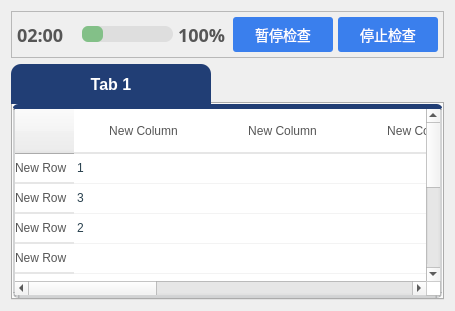
        <widget class="QWidget" name="page_anti_virus_software">
         <layout class="QVBoxLayout" name="verticalLayout_27">
          <item>
           <widget class="QFrame" name="frame_progress_7">
            <property name="minimumSize">
             <size>
              <width>0</width>
              <height>0</height>
             </size>
            </property>
            <property name="frameShape">
             <enum>QFrame::StyledPanel</enum>
            </property>
            <property name="frameShadow">
             <enum>QFrame::Raised</enum>
            </property>
            <layout class="QHBoxLayout" name="horizontalLayout_16">
             <property name="spacing">
              <number>5</number>
             </property>
             <property name="leftMargin">
              <number>5</number>
             </property>
             <property name="topMargin">
              <number>5</number>
             </property>
             <property name="rightMargin">
              <number>5</number>
             </property>
             <property name="bottomMargin">
              <number>5</number>
             </property>
             <item>
              <widget class="QLabel" name="label_progress_time_7">
               <property name="sizePolicy">
                <sizepolicy hsizetype="Fixed" vsizetype="Preferred">
                 <horstretch>0</horstretch>
                 <verstretch>0</verstretch>
                </sizepolicy>
               </property>
               <property name="minimumSize">
                <size>
                 <width>60</width>
                 <height>0</height>
                </size>
               </property>
               <property name="maximumSize">
                <size>
                 <width>16777215</width>
                 <height>16777215</height>
                </size>
               </property>
               <property name="styleSheet">
                <string notr="true">font-family: Metropolis;
font-size: 18px;
line-height: 28px;
font-weight: 800;

color: #565656;</string>
               </property>
               <property name="text">
                <string>02:00</string>
               </property>
              </widget>
             </item>
             <item>
              <widget class="QProgressBar" name="progressBar_7">
               <property name="minimumSize">
                <size>
                 <width>0</width>
                 <height>15</height>
                </size>
               </property>
               <property name="styleSheet">
                <string notr="true">QProgressBar{

background-color: #DEDEDE; 
height:12px;
border-radius: 8px;



}


QProgressBar::chunk{
background-color: #83C088; 
border-radius: 6px;

}

 </string>
               </property>
               <property name="value">
                <number>24</number>
               </property>
               <property name="textVisible">
                <bool>false</bool>
               </property>
              </widget>
             </item>
             <item>
              <widget class="QLabel" name="label_45">
               <property name="minimumSize">
                <size>
                 <width>50</width>
                 <height>0</height>
                </size>
               </property>
               <property name="styleSheet">
                <string notr="true">font-family: Metropolis;
font-size: 18px;
line-height: 28px;
font-weight: 800;

color: #565656;</string>
               </property>
               <property name="text">
                <string>100%</string>
               </property>
              </widget>
             </item>
             <item>
              <widget class="QPushButton" name="pushButton_pause_7">
               <property name="minimumSize">
                <size>
                 <width>100</width>
                 <height>35</height>
                </size>
               </property>
               <property name="styleSheet">
                <string notr="true">background: #3A7FED;
font-family: PingFang SC;
font-style: normal;
font-weight: normal;
font-size: 14px;
line-height: 20px;
border-radius: 3px;

color: #FFFFFF;</string>
               </property>
               <property name="text">
                <string>暂停检查</string>
               </property>
              </widget>
             </item>
             <item>
              <widget class="QPushButton" name="pushButton_stop_7">
               <property name="minimumSize">
                <size>
                 <width>100</width>
                 <height>35</height>
                </size>
               </property>
               <property name="styleSheet">
                <string notr="true">background: #3A7FED;
font-family: PingFang SC;
font-style: normal;
font-weight: normal;
font-size: 14px;
line-height: 20px;
border-radius: 3px;

color: #FFFFFF;</string>
               </property>
               <property name="text">
                <string>停止检查</string>
               </property>
              </widget>
             </item>
            </layout>
           </widget>
          </item>
          <item>
           <widget class="QTabWidget" name="tabWidget_5">
            <property name="cursor">
             <cursorShape>ArrowCursor</cursorShape>
            </property>
            <property name="styleSheet">
             <string notr="true">QTabWidget::pane { /* The tab widget frame */
    top: -0.01em;
}
 
QTabWidget::tab-bar {
    alignment: left;
	left: 2em;
}


QTabBar::tab {
	border-top-left-radius: 10px;border-top-right-radius: 10px;
    background-color: #4094da;
    font: bold 12px 'Arial';
    color: white;
    height:40px;
	width:200px;
	font-style: normal;
	font-weight: 600;
	font-size: 16px;
	line-height: 22px;
}
QTabBar::tab:selected {
    color: white;
	background: #213E75;
 }

QTabBar::tab:!selected {
    background-color: white;
	color: #565656;;
}
</string>
            </property>
            <property name="currentIndex">
             <number>0</number>
            </property>
            <widget class="QWidget" name="tab_6">
             <property name="styleSheet">
              <string notr="true"/>
             </property>
             <attribute name="title">
              <string>Tab 1</string>
             </attribute>
             <layout class="QVBoxLayout" name="verticalLayout_26">
              <property name="spacing">
               <number>0</number>
              </property>
              <property name="leftMargin">
               <number>0</number>
              </property>
              <property name="topMargin">
               <number>0</number>
              </property>
              <property name="rightMargin">
               <number>0</number>
              </property>
              <property name="bottomMargin">
               <number>0</number>
              </property>
              <item>
               <widget class="QTableWidget" name="tableWidget_5">
                <property name="statusTip">
                 <string/>
                </property>
                <property name="styleSheet">
                 <string notr="true">        QTableView
{
    background-color: #FFFFFF;
    alternate-background-color:#e3edf9;
    font:14px &quot;微软雅黑&quot;;
    color:#677483;
    gridline-color: #ccddf0;  

border: 2px solid rgba(41, 43, 49, 0.2);
border-top: 5px solid #213E75;
border-bottom: 3px solid rgba(41, 43, 49, 0.2);

border-radius:5px

}
 
QTableView::item
{  
    font:20px &quot;微软雅黑&quot;;
    color:#29414E; 
	border:0px;   
	border-bottom: 1px solid rgba(0, 0, 0, 0.05);
}
 
QTableView::item:selected
{  
    color:green;
}
 
QHeaderView::section { 
    color: #565656;;
    font:bold 14px &quot;微软雅黑&quot;;
    text-align:right;
    height:43px;
	
	border:0px;

	border-bottom: 2px solid rgba(0, 0, 0, 0.1);

	background: #FFFFFF;

    border-left:none;
}
 
// border-left:none;防止中间表头的border重叠
QHeaderView::section:first
{
    border-left:1px solid #8faac9;
border-radius: 3px;
}</string>
                </property>
                <property name="lineWidth">
                 <number>0</number>
                </property>
                <property name="autoScroll">
                 <bool>true</bool>
                </property>
                <property name="autoScrollMargin">
                 <number>3</number>
                </property>
                <property name="textElideMode">
                 <enum>Qt::ElideMiddle</enum>
                </property>
                <property name="showGrid">
                 <bool>false</bool>
                </property>
                <property name="sortingEnabled">
                 <bool>true</bool>
                </property>
                <property name="wordWrap">
                 <bool>true</bool>
                </property>
                <attribute name="horizontalHeaderCascadingSectionResizes">
                 <bool>true</bool>
                </attribute>
                <attribute name="horizontalHeaderDefaultSectionSize">
                 <number>139</number>
                </attribute>
                <attribute name="horizontalHeaderHighlightSections">
                 <bool>true</bool>
                </attribute>
                <attribute name="horizontalHeaderStretchLastSection">
                 <bool>true</bool>
                </attribute>
                <attribute name="verticalHeaderVisible">
                 <bool>true</bool>
                </attribute>
                <attribute name="verticalHeaderShowSortIndicator" stdset="0">
                 <bool>false</bool>
                </attribute>
                <attribute name="verticalHeaderStretchLastSection">
                 <bool>false</bool>
                </attribute>
                <row>
                 <property name="text">
                  <string>New Row</string>
                 </property>
                </row>
                <row>
                 <property name="text">
                  <string>New Row</string>
                 </property>
                </row>
                <row>
                 <property name="text">
                  <string>New Row</string>
                 </property>
                </row>
                <row>
                 <property name="text">
                  <string>New Row</string>
                 </property>
                </row>
                <row>
                 <property name="text">
                  <string>New Row</string>
                 </property>
                </row>
                <row>
                 <property name="text">
                  <string>New Row</string>
                 </property>
                </row>
                <row>
                 <property name="text">
                  <string>New Row</string>
                 </property>
                </row>
                <row>
                 <property name="text">
                  <string>New Row</string>
                 </property>
                </row>
                <row>
                 <property name="text">
                  <string>New Row</string>
                 </property>
                </row>
                <column>
                 <property name="text">
                  <string>New Column</string>
                 </property>
                </column>
                <column>
                 <property name="text">
                  <string>New Column</string>
                 </property>
                </column>
                <column>
                 <property name="text">
                  <string>New Column</string>
                 </property>
                </column>
                <column>
                 <property name="text">
                  <string>New Column</string>
                 </property>
                </column>
                <column>
                 <property name="text">
                  <string>New Column</string>
                 </property>
                </column>
                <column>
                 <property name="text">
                  <string>New Column</string>
                 </property>
                </column>
                <item row="0" column="0">
                 <property name="text">
                  <string>1</string>
                 </property>
                </item>
                <item row="1" column="0">
                 <property name="text">
                  <string>3</string>
                 </property>
                 <property name="foreground">
                  <brush brushstyle="SolidPattern">
                   <color alpha="255">
                    <red>0</red>
                    <green>0</green>
                    <blue>0</blue>
                   </color>
                  </brush>
                 </property>
                </item>
                <item row="2" column="0">
                 <property name="text">
                  <string>2</string>
                 </property>
                </item>
               </widget>
              </item>
             </layout>
            </widget>
           </widget>
          </item>
         </layout>
        </widget>
